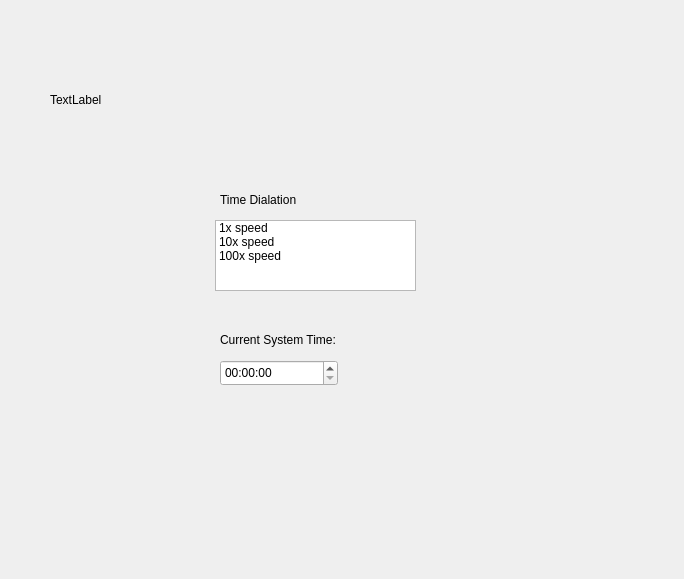
<?xml version="1.0" encoding="UTF-8"?>
<ui version="4.0">
 <class>System_CentralTimer</class>
 <widget class="QDialog" name="System_CentralTimer">
  <property name="geometry">
   <rect>
    <x>0</x>
    <y>0</y>
    <width>684</width>
    <height>579</height>
   </rect>
  </property>
  <property name="windowTitle">
   <string>Dialog</string>
  </property>
  <widget class="QLabel" name="label">
   <property name="geometry">
    <rect>
     <x>50</x>
     <y>90</y>
     <width>121</width>
     <height>20</height>
    </rect>
   </property>
   <property name="text">
    <string>TextLabel</string>
   </property>
  </widget>
  <widget class="QListWidget" name="listWidget">
   <property name="geometry">
    <rect>
     <x>215</x>
     <y>220</y>
     <width>201</width>
     <height>71</height>
    </rect>
   </property>
   <item>
    <property name="text">
     <string>1x speed</string>
    </property>
   </item>
   <item>
    <property name="text">
     <string>10x speed</string>
    </property>
   </item>
   <item>
    <property name="text">
     <string>100x speed</string>
    </property>
   </item>
  </widget>
  <widget class="QLabel" name="label_2">
   <property name="geometry">
    <rect>
     <x>220</x>
     <y>190</y>
     <width>111</width>
     <height>20</height>
    </rect>
   </property>
   <property name="text">
    <string>Time Dialation</string>
   </property>
  </widget>
  <widget class="QLabel" name="label_3">
   <property name="geometry">
    <rect>
     <x>220</x>
     <y>330</y>
     <width>151</width>
     <height>20</height>
    </rect>
   </property>
   <property name="text">
    <string>Current System Time:</string>
   </property>
  </widget>
  <widget class="QTimeEdit" name="timeEdit">
   <property name="geometry">
    <rect>
     <x>220</x>
     <y>360</y>
     <width>118</width>
     <height>26</height>
    </rect>
   </property>
  </widget>
 </widget>
 <resources/>
 <connections/>
</ui>
